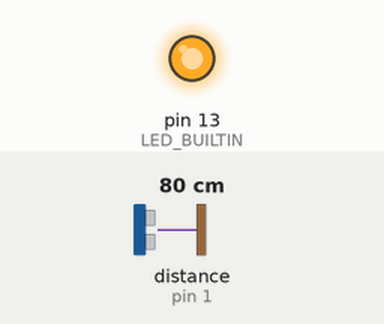
Simulated run of this sketch. Board: Arduino Uno, built with avr-gcc and run on an emulated ATmega328P. Parts: output pins drawn as LEDs (lit = HIGH). Inputs (shaded band) come from the test bench; at power-on: distance to the obstacle (sensor on pin 1) 80 cm. What the sketch prints to the serial monitor is not drawn.

Above: at 0.1 s.
Timing chart, 0 to 1.6 s (numbered marks = the images above):
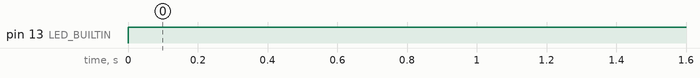

The sketch:

TestDistance.ino
```cpp
#include "MeMCore.h"

MeUltrasonicSensor ultraSensor(PORT_1);

void setup() {
  pinMode(LED_BUILTIN, OUTPUT);
  Serial.begin(9600);
}

void loop() {
  digitalWrite(LED_BUILTIN, HIGH);
  Serial.print("Distance: ");
  Serial.print(ultraSensor.distanceCm());
  Serial.println(" cm");
  delay(1000);
}
```

Measured:
- by itself, pin 13 (LED_BUILTIN): LOW → HIGH at 0.00 s
